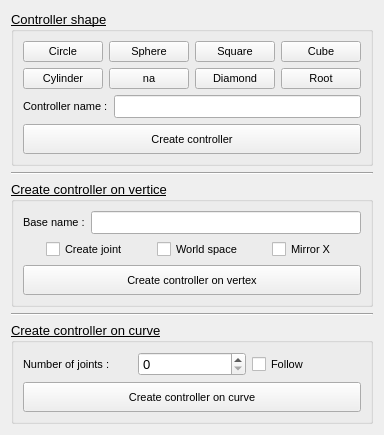
      <widget class="QWidget" name="CTRL_frame" native="true">
       <layout class="QGridLayout" name="gridLayout_4">
        <item row="1" column="0">
         <widget class="Line" name="line_5">
          <property name="orientation">
           <enum>Qt::Horizontal</enum>
          </property>
         </widget>
        </item>
        <item row="2" column="0">
         <widget class="QGroupBox" name="ctrlVertice_groupBox">
          <property name="font">
           <font>
            <pointsize>10</pointsize>
            <underline>true</underline>
           </font>
          </property>
          <property name="title">
           <string>Create controller on vertice</string>
          </property>
          <layout class="QGridLayout" name="gridLayout_3">
           <item row="0" column="0">
            <layout class="QVBoxLayout" name="verticalLayout_4">
             <item>
              <layout class="QHBoxLayout" name="horizontalLayout_3">
               <item>
                <widget class="QLabel" name="jntOnVert_jntName_label">
                 <property name="sizePolicy">
                  <sizepolicy hsizetype="Fixed" vsizetype="Fixed">
                   <horstretch>0</horstretch>
                   <verstretch>0</verstretch>
                  </sizepolicy>
                 </property>
                 <property name="font">
                  <font>
                   <pointsize>8</pointsize>
                   <weight>50</weight>
                   <bold>false</bold>
                   <underline>false</underline>
                  </font>
                 </property>
                 <property name="text">
                  <string>Base name :</string>
                 </property>
                </widget>
               </item>
               <item>
                <widget class="QLineEdit" name="jntOnVert_jntName_lineEdit">
                 <property name="sizePolicy">
                  <sizepolicy hsizetype="Minimum" vsizetype="Fixed">
                   <horstretch>0</horstretch>
                   <verstretch>0</verstretch>
                  </sizepolicy>
                 </property>
                 <property name="text">
                  <string/>
                 </property>
                </widget>
               </item>
              </layout>
             </item>
             <item>
              <layout class="QHBoxLayout" name="horizontalLayout_4">
               <item>
                <widget class="QCheckBox" name="addJoint_checkBox">
                 <property name="sizePolicy">
                  <sizepolicy hsizetype="Fixed" vsizetype="Fixed">
                   <horstretch>0</horstretch>
                   <verstretch>0</verstretch>
                  </sizepolicy>
                 </property>
                 <property name="font">
                  <font>
                   <pointsize>8</pointsize>
                   <underline>false</underline>
                  </font>
                 </property>
                 <property name="text">
                  <string>Create joint</string>
                 </property>
                </widget>
               </item>
               <item>
                <widget class="QCheckBox" name="ws_checkBox">
                 <property name="sizePolicy">
                  <sizepolicy hsizetype="Fixed" vsizetype="Fixed">
                   <horstretch>0</horstretch>
                   <verstretch>0</verstretch>
                  </sizepolicy>
                 </property>
                 <property name="font">
                  <font>
                   <pointsize>8</pointsize>
                   <underline>false</underline>
                  </font>
                 </property>
                 <property name="text">
                  <string>World space</string>
                 </property>
                </widget>
               </item>
               <item>
                <widget class="QCheckBox" name="mirrorX_checkBox">
                 <property name="sizePolicy">
                  <sizepolicy hsizetype="Fixed" vsizetype="Fixed">
                   <horstretch>0</horstretch>
                   <verstretch>0</verstretch>
                  </sizepolicy>
                 </property>
                 <property name="font">
                  <font>
                   <pointsize>8</pointsize>
                   <underline>false</underline>
                  </font>
                 </property>
                 <property name="text">
                  <string>Mirror X</string>
                 </property>
                </widget>
               </item>
              </layout>
             </item>
             <item>
              <widget class="QPushButton" name="jntOnVert_create_button">
               <property name="sizePolicy">
                <sizepolicy hsizetype="Minimum" vsizetype="Fixed">
                 <horstretch>0</horstretch>
                 <verstretch>0</verstretch>
                </sizepolicy>
               </property>
               <property name="minimumSize">
                <size>
                 <width>0</width>
                 <height>30</height>
                </size>
               </property>
               <property name="font">
                <font>
                 <pointsize>8</pointsize>
                 <weight>50</weight>
                 <bold>false</bold>
                 <underline>false</underline>
                </font>
               </property>
               <property name="text">
                <string>Create controller on vertex</string>
               </property>
              </widget>
             </item>
            </layout>
           </item>
          </layout>
         </widget>
        </item>
        <item row="0" column="0">
         <widget class="QGroupBox" name="ctrlCreate_groupBox">
          <property name="font">
           <font>
            <pointsize>10</pointsize>
            <underline>true</underline>
           </font>
          </property>
          <property name="title">
           <string>Controller shape</string>
          </property>
          <layout class="QGridLayout" name="gridLayout_5">
           <item row="0" column="0">
            <layout class="QVBoxLayout" name="verticalLayout_5">
             <item>
              <layout class="QHBoxLayout" name="horizontalLayout_2">
               <item>
                <widget class="QPushButton" name="circle_button">
                 <property name="font">
                  <font>
                   <pointsize>8</pointsize>
                   <underline>false</underline>
                  </font>
                 </property>
                 <property name="text">
                  <string>Circle</string>
                 </property>
                 <property name="checkable">
                  <bool>true</bool>
                 </property>
                 <property name="default">
                  <bool>false</bool>
                 </property>
                 <property name="flat">
                  <bool>false</bool>
                 </property>
                </widget>
               </item>
               <item>
                <widget class="QPushButton" name="sphere_button">
                 <property name="font">
                  <font>
                   <pointsize>8</pointsize>
                   <underline>false</underline>
                  </font>
                 </property>
                 <property name="text">
                  <string>Sphere</string>
                 </property>
                 <property name="checkable">
                  <bool>true</bool>
                 </property>
                </widget>
               </item>
               <item>
                <widget class="QPushButton" name="square_button">
                 <property name="font">
                  <font>
                   <pointsize>8</pointsize>
                   <underline>false</underline>
                  </font>
                 </property>
                 <property name="text">
                  <string>Square</string>
                 </property>
                 <property name="checkable">
                  <bool>true</bool>
                 </property>
                </widget>
               </item>
               <item>
                <widget class="QPushButton" name="cube_button">
                 <property name="font">
                  <font>
                   <pointsize>8</pointsize>
                   <underline>false</underline>
                  </font>
                 </property>
                 <property name="text">
                  <string>Cube</string>
                 </property>
                 <property name="checkable">
                  <bool>true</bool>
                 </property>
                </widget>
               </item>
              </layout>
             </item>
             <item>
              <layout class="QHBoxLayout" name="horizontalLayout_7">
               <item>
                <widget class="QPushButton" name="cylinder_button">
                 <property name="font">
                  <font>
                   <pointsize>8</pointsize>
                   <underline>false</underline>
                  </font>
                 </property>
                 <property name="text">
                  <string>Cylinder</string>
                 </property>
                 <property name="checkable">
                  <bool>true</bool>
                 </property>
                </widget>
               </item>
               <item>
                <widget class="QPushButton" name="pushButton_5">
                 <property name="font">
                  <font>
                   <pointsize>8</pointsize>
                   <underline>false</underline>
                  </font>
                 </property>
                 <property name="text">
                  <string>na</string>
                 </property>
                 <property name="checkable">
                  <bool>true</bool>
                 </property>
                </widget>
               </item>
               <item>
                <widget class="QPushButton" name="diamond_button">
                 <property name="font">
                  <font>
                   <pointsize>8</pointsize>
                   <underline>false</underline>
                  </font>
                 </property>
                 <property name="text">
                  <string>Diamond</string>
                 </property>
                 <property name="checkable">
                  <bool>true</bool>
                 </property>
                </widget>
               </item>
               <item>
                <widget class="QPushButton" name="root_button">
                 <property name="font">
                  <font>
                   <pointsize>8</pointsize>
                   <underline>false</underline>
                  </font>
                 </property>
                 <property name="text">
                  <string>Root</string>
                 </property>
                 <property name="checkable">
                  <bool>true</bool>
                 </property>
                </widget>
               </item>
              </layout>
             </item>
            </layout>
           </item>
           <item row="1" column="0">
            <layout class="QVBoxLayout" name="verticalLayout_8">
             <item>
              <layout class="QHBoxLayout" name="horizontalLayout_6">
               <item>
                <widget class="QLabel" name="createCtrl_label">
                 <property name="sizePolicy">
                  <sizepolicy hsizetype="Fixed" vsizetype="Preferred">
                   <horstretch>0</horstretch>
                   <verstretch>0</verstretch>
                  </sizepolicy>
                 </property>
                 <property name="font">
                  <font>
                   <pointsize>8</pointsize>
                   <weight>50</weight>
                   <bold>false</bold>
                   <underline>false</underline>
                  </font>
                 </property>
                 <property name="text">
                  <string>Controller name :</string>
                 </property>
                </widget>
               </item>
               <item>
                <widget class="QLineEdit" name="createCtrl_lineEdit">
                 <property name="sizePolicy">
                  <sizepolicy hsizetype="Minimum" vsizetype="Fixed">
                   <horstretch>0</horstretch>
                   <verstretch>0</verstretch>
                  </sizepolicy>
                 </property>
                 <property name="text">
                  <string/>
                 </property>
                </widget>
               </item>
              </layout>
             </item>
             <item>
              <widget class="QPushButton" name="createCtrl_button">
               <property name="minimumSize">
                <size>
                 <width>0</width>
                 <height>30</height>
                </size>
               </property>
               <property name="sizeIncrement">
                <size>
                 <width>0</width>
                 <height>0</height>
                </size>
               </property>
               <property name="font">
                <font>
                 <pointsize>8</pointsize>
                 <underline>false</underline>
                </font>
               </property>
               <property name="text">
                <string>Create controller</string>
               </property>
              </widget>
             </item>
            </layout>
           </item>
          </layout>
         </widget>
        </item>
        <item row="4" column="0">
         <widget class="QGroupBox" name="ctrlCurve_groupBox">
          <property name="font">
           <font>
            <pointsize>10</pointsize>
            <underline>true</underline>
           </font>
          </property>
          <property name="title">
           <string>Create controller on curve</string>
          </property>
          <layout class="QGridLayout" name="gridLayout_6">
           <item row="0" column="0">
            <layout class="QVBoxLayout" name="verticalLayout_6">
             <item>
              <layout class="QHBoxLayout" name="horizontalLayout_9">
               <item>
                <widget class="QLabel" name="label">
                 <property name="font">
                  <font>
                   <pointsize>8</pointsize>
                   <underline>false</underline>
                  </font>
                 </property>
                 <property name="text">
                  <string>Number of joints :</string>
                 </property>
                </widget>
               </item>
               <item>
                <widget class="QSpinBox" name="curveBS_jntNum_spineBox">
                 <property name="sizePolicy">
                  <sizepolicy hsizetype="Minimum" vsizetype="Fixed">
                   <horstretch>0</horstretch>
                   <verstretch>0</verstretch>
                  </sizepolicy>
                 </property>
                 <property name="font">
                  <font>
                   <underline>false</underline>
                  </font>
                 </property>
                </widget>
               </item>
               <item>
                <widget class="QCheckBox" name="curveBS_followCurve_checkBox">
                 <property name="sizePolicy">
                  <sizepolicy hsizetype="Preferred" vsizetype="Preferred">
                   <horstretch>0</horstretch>
                   <verstretch>0</verstretch>
                  </sizepolicy>
                 </property>
                 <property name="font">
                  <font>
                   <pointsize>8</pointsize>
                   <underline>false</underline>
                  </font>
                 </property>
                 <property name="text">
                  <string>Follow</string>
                 </property>
                </widget>
               </item>
              </layout>
             </item>
             <item>
              <widget class="QPushButton" name="curveBS_createJnt_button">
               <property name="sizePolicy">
                <sizepolicy hsizetype="Preferred" vsizetype="Fixed">
                 <horstretch>0</horstretch>
                 <verstretch>0</verstretch>
                </sizepolicy>
               </property>
               <property name="minimumSize">
                <size>
                 <width>0</width>
                 <height>30</height>
                </size>
               </property>
               <property name="font">
                <font>
                 <pointsize>8</pointsize>
                 <underline>false</underline>
                </font>
               </property>
               <property name="text">
                <string>Create controller on curve</string>
               </property>
              </widget>
             </item>
            </layout>
           </item>
          </layout>
         </widget>
        </item>
        <item row="3" column="0">
         <widget class="Line" name="line_7">
          <property name="orientation">
           <enum>Qt::Horizontal</enum>
          </property>
         </widget>
        </item>
       </layout>
      </widget>
